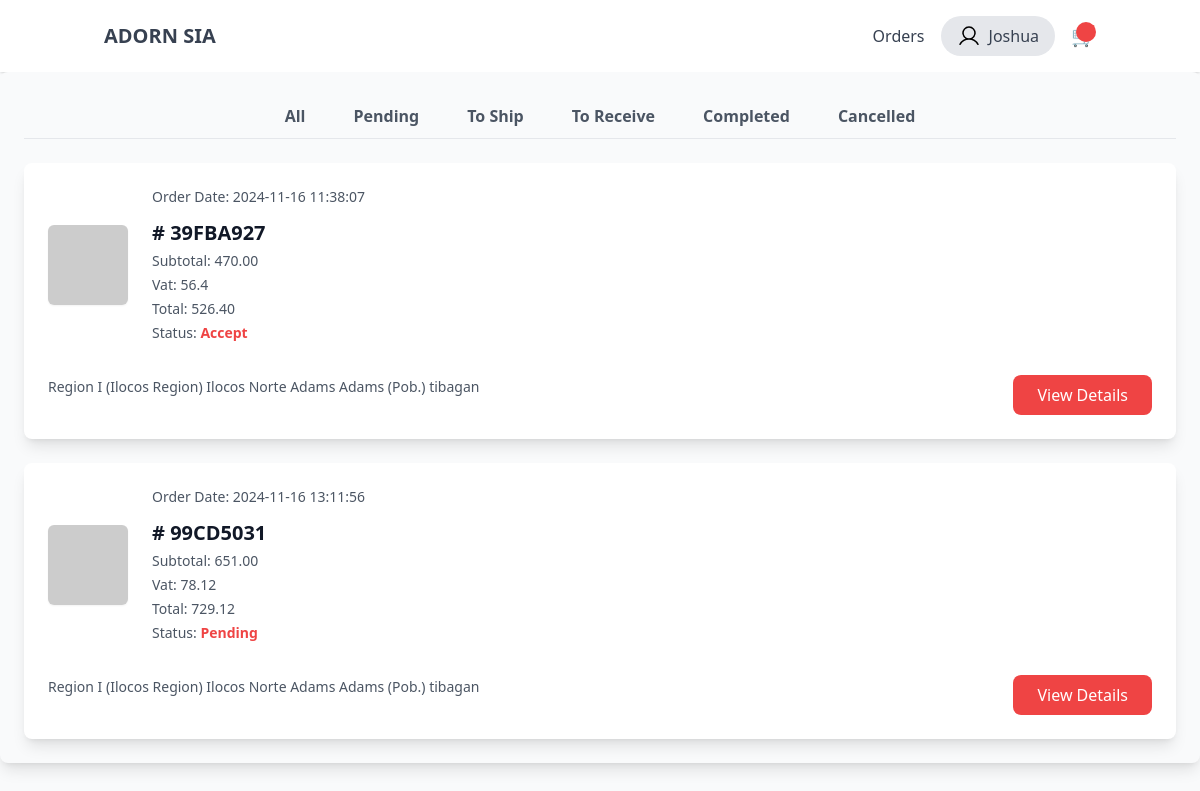
/customer/orders.php (signed in), run on an earlier commit of the app's database.
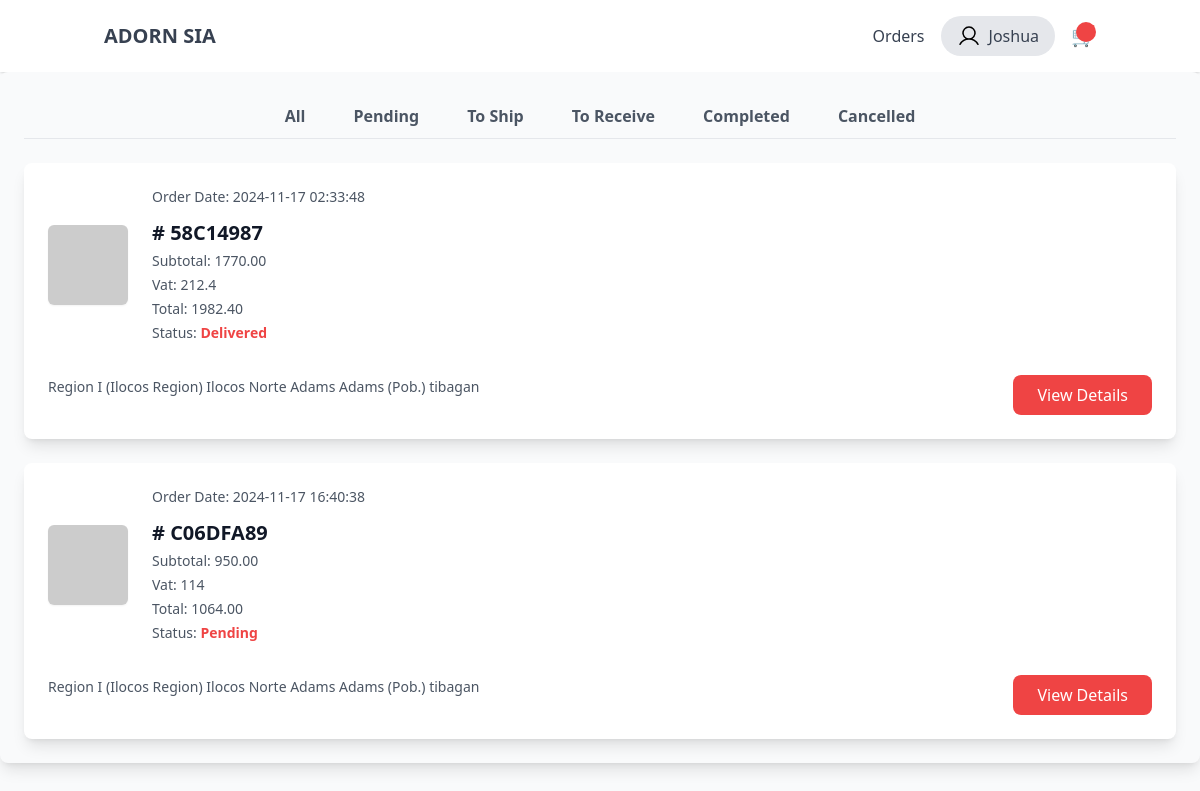
And on a later commit of the database.
### tables this page shows
CREATE TABLE `orders` (
  `order_id` int(11) NOT NULL,
  `order_code` varchar(255) NOT NULL,
  `order_user_id` int(11) NOT NULL,
  `mode_of_payment` varchar(255) NOT NULL,
  `proof_of_payment` varchar(255) DEFAULT NULL,
  `subtotal` decimal(10,2) NOT NULL,
  `vat` float NOT NULL,
  `sf` decimal(10,2) DEFAULT NULL,
  `total` decimal(10,2) NOT NULL,
  `delivery_address` varchar(255) NOT NULL,
  `order_date` datetime NOT NULL,
  `delivered_date` decimal(10,2) DEFAULT NULL,
  `order_status` varchar(60) NOT NULL,
  `reject_reason` varchar(255) DEFAULT NULL,
  `proof_of_del` varchar(255) DEFAULT NULL
);

### customer/orders.php (called while the page is built)
<?php
include "component/header.php";
include('backend/class.php');
$db = new global_class();
include "backend/end-points/list_order.php";
?>
<?php include "component/footer.php"; ?>

### customer/backend/db.php (called while the page is built, shortened)
<?php
class db_connect
{
    public $host = db_host;
    public $user = db_user;
    public $pass = db_pass;
    public $name = db_name;
    public function connect()
    {
        try {
            $this->conn = new mysqli($this->host, $this->user, $this->pass, $this->name);
        } catch (\Throwable $th) {
            header("Location:setup.php");
        }
    }
}

### customer/backend/class.php (called while the page is built, shortened)
<?php
include ('db.php');
class global_class extends db_connect
{
    public function fetch_order($userID){
        $query = $this->conn->prepare("SELECT * FROM orders where orders.order_user_id = '$userID'
        ");
        if ($query->execute()) {
            $result = $query->get_result();
            return $result;
        }
    }
}

### customer/backend/end-points/list_order.php (the view, shortened to what this page needs)
<div class="flex flex-col lg:flex-row gap-6">
  <main class="flex-1 p-6 bg-gray-50 rounded-lg shadow-lg">
    <div class="flex justify-center space-x-4 space-y-2 md:space-y-0 md:space-x-4 border-b mb-6 overflow-x-auto whitespace-nowrap">
  <a href="#" class="py-2 px-4 border-b-2 border-transparent text-gray-600 hover:text-red-500 hover:border-red-500 font-semibold transition-all duration-200" data-status="all">All</a>
  <a href="#" class="py-2 px-4 text-gray-600 hover:text-red-500 font-semibold transition-all duration-200" data-status="pending">Pending</a>
  <a href="#" class="py-2 px-4 text-gray-600 hover:text-red-500 font-semibold transition-all duration-200" data-status="accept">To Ship</a>
  <a href="#" class="py-2 px-4 text-gray-600 hover:text-red-500 font-semibold transition-all duration-200" data-status="shipped">To Receive</a>
  <a href="#" class="py-2 px-4 text-gray-600 hover:text-red-500 font-semibold transition-all duration-200" data-status="delivered">Completed</a>
  <a href="#" class="py-2 px-4 text-gray-600 hover:text-red-500 font-semibold transition-all duration-200" data-status="canceled">Cancelled</a>
</div>
    <div class="space-y-6">
      <?php
      $fetch_orders = $db->fetch_order($userID);
      foreach ($fetch_orders as $order):
        $orderStatusClass = strtolower(str_replace(' ', '-', $order['order_status']));
      ?>
      <div class="bg-white shadow-lg rounded-lg p-6 transition-all duration-300 hover:shadow-xl order-card <?=$orderStatusClass?>">
        <div class="flex flex-wrap items-center gap-6">
          <img src="https://via.placeholder.com/80" alt="Product Image" class="w-20 h-20 object-cover rounded-md shadow-sm">
          <div>
            <p class="text-sm text-gray-600 mb-3">Order Date: <?=$order['order_date']?></p>
            <p class="font-bold text-xl text-gray-900"># <?=$order['order_code']?></p>
            <p class="text-sm text-gray-600 mt-1">Subtotal: <?=$order['subtotal']?></p>
            <p class="text-sm text-gray-600 mt-1">Vat: <?=$order['vat']?></p>
            <p class="text-sm text-gray-600 mt-1">Total: <?=$order['total']?></p>
            <p class="text-sm text-gray-600 mt-1">Status: <span class="font-semibold text-red-500"><?=$order['order_status']?></span></p>
          </div>
        </div>
        <div class="flex flex-wrap justify-between items-center mt-4 gap-4">
          <p class="text-sm text-gray-600"><?=$order['delivery_address']?></p>
          <div class="flex space-x-4 mt-4">
          <button class="bg-red-500 text-white px-6 py-2 rounded-lg hover:bg-red-600 transition-colors duration-300" onclick="location.href='view_order_details.php?order_id=<?=$order['order_id']?>'">View Details</button>
        </div>
        </div>
      </div>
      <?php endforeach; ?>
    </div>
  </main>
</div>

### customer/component/header.php (shortened to what this page needs)
<?php
$is_logged_in = isset($_SESSION['user_id']);
$Fullname = $_SESSION['Fullname'];
$name_parts = explode(" ", $Fullname);
$firstname = $name_parts[0];
$userID=$_SESSION['user_id'];
?>
<!DOCTYPE html>
<html lang="en">
<head>
  <script src="https://cdn.tailwindcss.com"></script>
  <link rel="stylesheet" href="https://cdnjs.cloudflare.com/ajax/libs/AlertifyJS/1.13.1/css/alertify.css" />
</head>
<body class="bg-gray-50">
 <header class="bg-white shadow">
  <div class="container mx-auto px-4 py-4 flex justify-between items-center">
    <div class="text-xl font-bold text-gray-800"><a href="index.php" class="text-gray-700 hover:text-blue-600 transition">ADORN SIA</a></div>
    <div class="flex items-center space-x-4">
      <?php if ($is_logged_in): ?>
        <a href="orders.php" class="text-gray-700 hover:text-blue-600 transition">Orders</a>
        <div class="relative dropdown">
          <button id="profileButton" class="flex items-center space-x-2 bg-gray-200 hover:bg-gray-300 text-gray-700 rounded-full px-4 py-2">
            <span><?= ucfirst($firstname) ?></span>
          </button>
        </div>
      <?php endif; ?>
      <a href="view_cart.php" class="relative text-gray-700 hover:text-blue-600 transition text-xl">
          🛒
          <span class="absolute top-0 right-0 inline-block w-5 h-5 text-xs font-semibold text-white bg-red-500 rounded-full text-center cartCount"></span>
      </a>
    </div>
  </div>
</header>
</body>
</html>

### customer/component/footer.php (shortened to what this page needs)
</body>
</html>

What changed in the data, as far as the page shows it:
removed orders: order_date "2024-11-16 11:38:07", order_code "39FBA927", subtotal "470.00", vat "56.4", total "526.40", order_status "Accept", delivery_address "Region I (Ilocos Region) Ilocos Norte Adams Adams (Pob.) tibagan"
removed orders: order_date "2024-11-16 13:11:56", order_code "99CD5031", subtotal "651.00", vat "78.12", total "729.12", order_status "Pending", delivery_address "Region I (Ilocos Region) Ilocos Norte Adams Adams (Pob.) tibagan"
added orders: order_date "2024-11-17 02:33:48", order_code "58C14987", subtotal "1770.00", vat "212.4", total "1982.40", order_status "Delivered", delivery_address "Region I (Ilocos Region) Ilocos Norte Adams Adams (Pob.) tibagan"
added orders: order_date "2024-11-17 16:40:38", order_code "C06DFA89", subtotal "950.00", vat "114", total "1064.00", order_status "Pending", delivery_address "Region I (Ilocos Region) Ilocos Norte Adams Adams (Pob.) tibagan"
